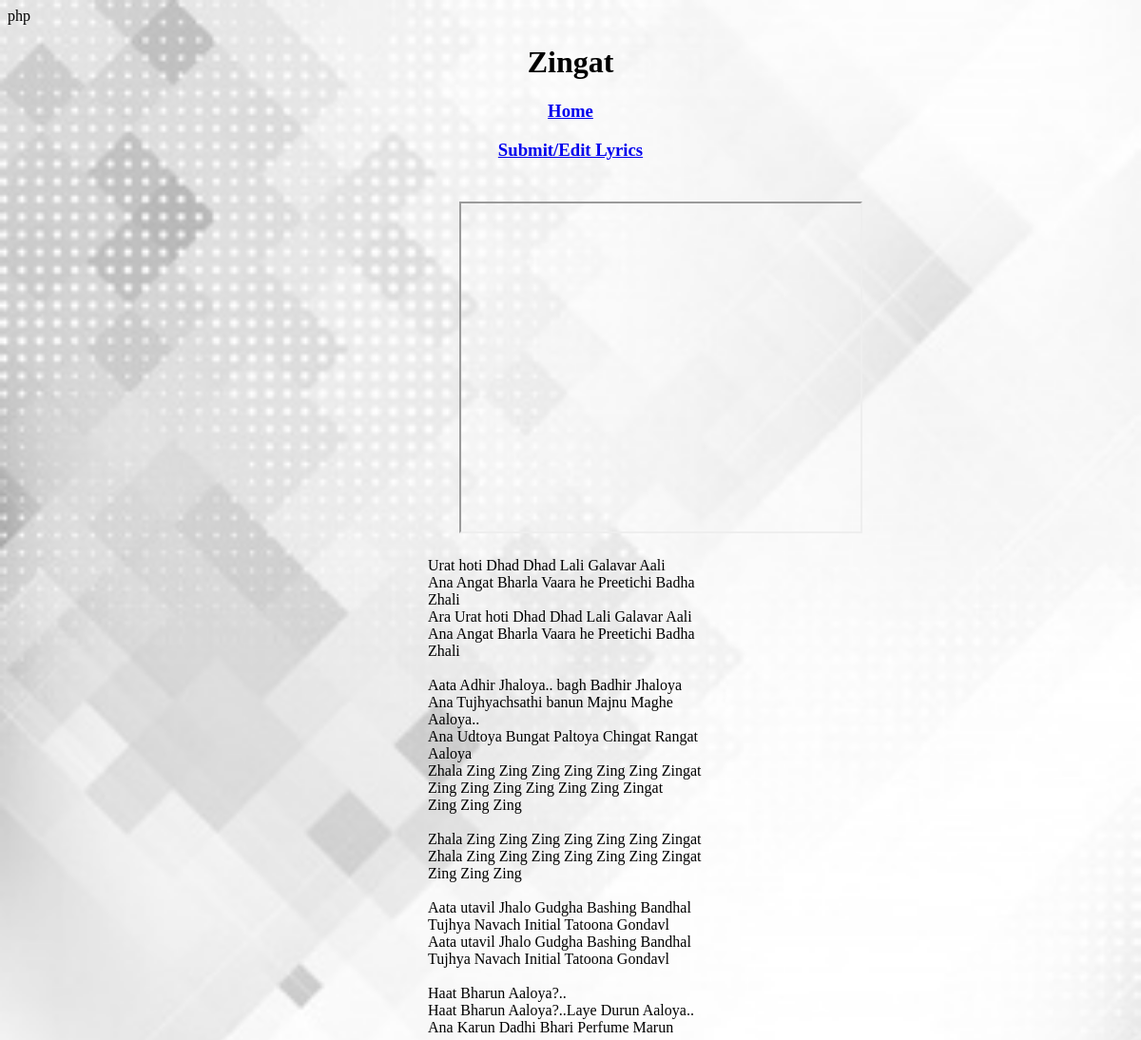
/output.php?id=1, run on the app's committed database.
### tables this page shows
CREATE TABLE `lyrics` (
  `id` int(11) NOT NULL,
  `Title` text NOT NULL,
  `Singer` mediumtext NOT NULL,
  `Lyrics` text NOT NULL,
  `videoLink` mediumtext
);

### output.php (the view, shortened to what this page needs)
<!DOCTYPE html>
<html>
  <head>
    <link rel="stylesheet" href="css\output.css?version=51" >
  </head>
  <body>
    <div class="grid">
      <div id="header" class="header">
        <h1>
		<?php
      $link = mysqli_connect('localhost', 'root', '', 'first_db');
	  mysqli_set_charset($link, 'utf8');
	  if(isset($_GET['id'])){
      $id = (int)$_GET['id'];
      $query_fetch = mysqli_query($link,"SELECT * FROM lyrics WHERE ID = $id");
       while($show = mysqli_fetch_array($query_fetch)){
          echo $show['Title'];}}
          ?>
		</h1>
      </div>
      <div class="navigation">
        <h3><a href="home.php">Home</a></h3>
        <h3><a href="upload.html">Submit/Edit Lyrics</a></h3>
      </div>
      <div class="uTube">
        <?php
      if(isset($_GET['id'])){
      $id = (int)$_GET['id'];
      $query_fetch = mysqli_query(mysqli_connect('localhost', 'root', '', 'first_db'),"SELECT * FROM lyrics WHERE ID = $id");
       while($show = mysqli_fetch_array($query_fetch)){ ?>
      <iframe width="420" height="345" src=<?php $link = mysqli_connect('localhost', 'root', '', 'first_db');mysqli_set_charset($link, 'utf8'); echo $show['videoLink'];?> >
      </iframe><?php $link = mysqli_connect('localhost', 'root', '', 'first_db'); mysqli_set_charset($link, 'utf8');
       }
      }
      else{
          echo "It is not set.";
      }
      ?>
      </div>
      <div id="stuff" class="content">
        <?php
		$link = mysqli_connect('localhost', 'root', '', 'first_db');
	    mysqli_set_charset($link, 'utf8');
      if(isset($_GET['id'])){
      $id = (int)$_GET['id'];
      $query_fetch = mysqli_query($link,"SELECT * FROM lyrics WHERE ID = $id");
       while($show = mysqli_fetch_array($query_fetch)){
          echo $show['Lyrics'];}}
          ?>
      </div>
    </div>
  </body>
</html>

### data on the page
lyrics: Title "Zingat", Lyrics "Urat hoti Dhad Dhad Lali Galavar Aali Ana Angat Bharla Vaara he Preetichi Badha Zhali Ara Urat hoti Dhad Dhad Lali Galavar Aali Ana Angat Bharla Vaara he Preetichi Badha Zhali Aata Adhir Jhaloya.. bagh Badhir Jhaloya Ana Tujhyachsathi banun Majnu Maghe Aaloya.. Ana Udtoya Bungat Paltoya Chingat Rangat Aaloya Zhala Zing Zing Zing Zing Zing Zing Zingat Zing Zing Zing Zing Zing Zing Zingat Zing Zing Zing Zhala Zing Zing Zing Zing Zing Zing Zingat Zhala Zing Zing Zing Zing Zing Zing Zingat Zing Zing Zing Aata utavil Jhalo Gudgha Bashing Bandhal Tujhya Navach Initial Tatoona Gondavl Aata utavil Jhalo Gudgha Bashing Bandhal Tujhya Navach Initial Tatoona Gondavl Haat Bharun Aaloya?.. Haat Bharun…"
